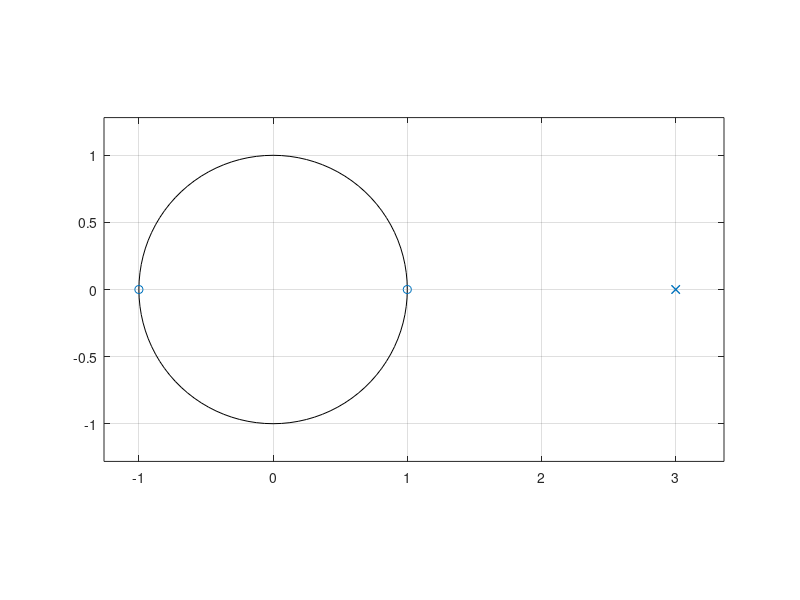
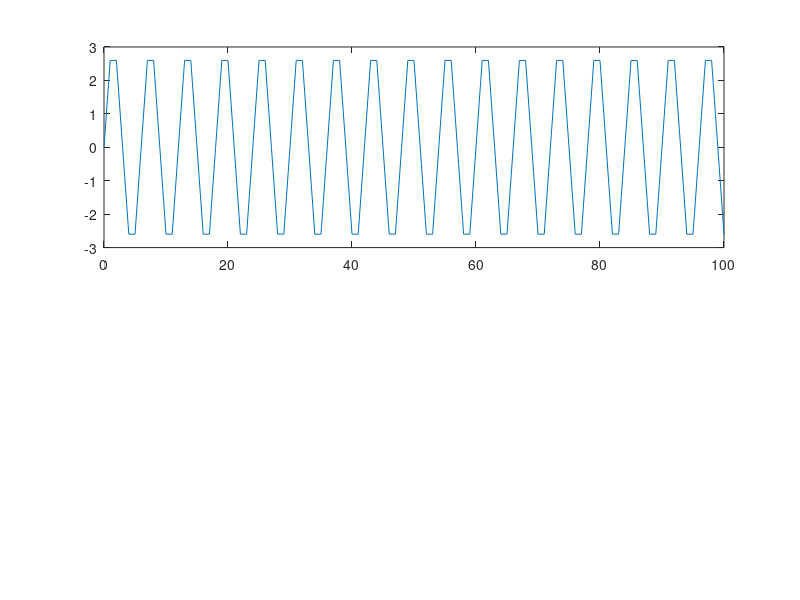

Here is the MATLAB script that generated these plots, in order:
clc;
clear all;
close all;

b=[1 0 -1];
a=[1 -6 9];

%To find Impulse response
L = 30; % First 15 values of the impulse response 
[y n] = impz(b,a,L);
figure;
stem(y), title('Impulse Response, h[n]'); 
grid on;
xlabel('Sample Number'), ylabel('Amplitude');

%To find the direct representation
[r,p,k] = residuez(b,a);
disp('Direct Terms'), disp(k);

% To obtain The pole – zero plot
[z p k] = tf2zp(b,a); % To obtain zeros , ploes and gain constant of the system.
disp('Zeros are at'); disp(z); 
disp('poles are at'); disp(p);
zplane(b,a); % Gives the pole – zero plot

% To find the output of the system for the given input 
n = 0:100;
u = [n>=0];
x = 3*sin(n*pi/3).*u; % input signal 
y = filter(b, a, x); % o/p signal
figure;
subplot(211), plot(n,x);
subplot(212), plot(n,y);
